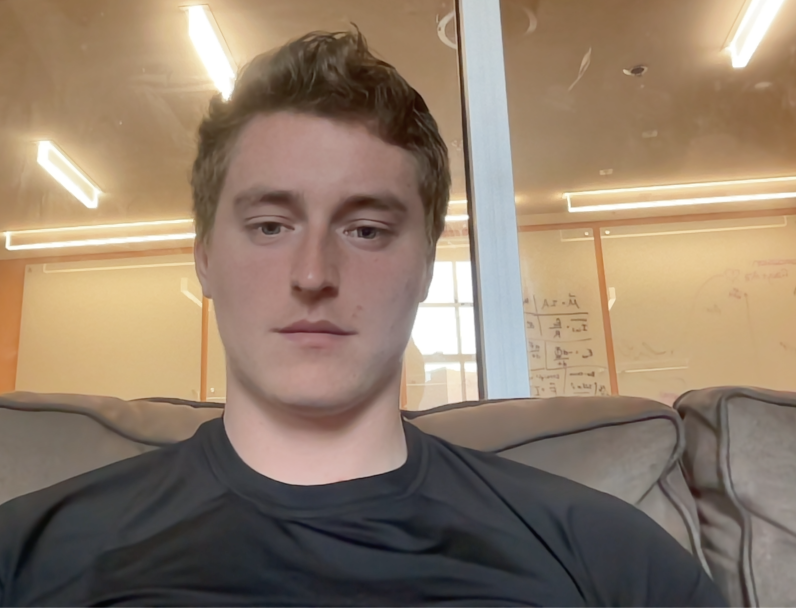
#> input picture facial_detection/example_facial_img.png, 2388 x 1824 px (shown at 1/3 size)
$ jupyter execute --allow-errors facial_detection_example.ipynb
#> lines starting #> are read from the running program, lines starting #| are printed output that depends on the picture
### facial_detection/facial_detection.py
#!/usr/bin/env python2
#
# Example to compare the faces in two images.
# Brandon Amos
# 2015/09/29
#
# Copyright 2015-2016 Carnegie Mellon University
#
# Licensed under the Apache License, Version 2.0 (the "License");
# you may not use this file except in compliance with the License.
# You may obtain a copy of the License at
#
#     http://www.apache.org/licenses/LICENSE-2.0
#
# Unless required by applicable law or agreed to in writing, software
# distributed under the License is distributed on an "AS IS" BASIS,
# WITHOUT WARRANTIES OR CONDITIONS OF ANY KIND, either express or implied.
# See the License for the specific language governing permissions and
# limitations under the License.

import time

start = time.time()

import argparse
import cv2
import itertools
import os

import numpy as np
np.set_printoptions(precision=2)

from PIL import Image
from facenet_pytorch import MTCNN, InceptionResnetV1
import torch


class FacialDetection:

    def __init__(self, visualize=False):
        # mac gpu device
        self.device = "cpu"

        self.mtcnn  = MTCNN(
            image_size=160, margin=0, min_face_size=20,
            thresholds=[0.6, 0.7, 0.7], factor=0.709, post_process=not visualize,
            device=self.device
        )
        self.model = InceptionResnetV1(pretrained='casia-webface').eval().to(self.device)


    # [32 lines left out: functions detect_face, extract_face_box, get_facial_embeddings, not called in this run]


    def get_embedding_distance(self, facial_embedding1, facial_embedding2):
        return (facial_embedding1 - facial_embedding2).norm().item()

### facial_detection/facial_detection_example.ipynb
[cell 1]
from facial_detection import FacialDetection
from PIL import Image

#> (a cell that did not finish here is left out)

[cell 3]
example_img = Image.open('example_facial_img.png').convert('RGB')
example_img.resize((400, 400))
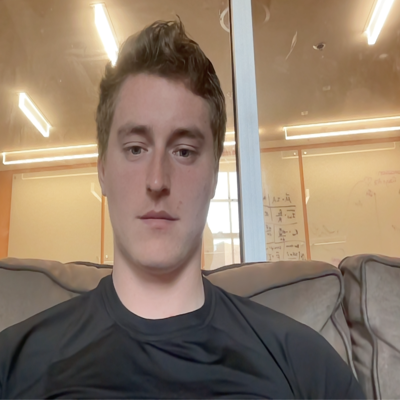
#> Out: PIL image 400x400 RGB; mean R, G, B 144.5, 125.3, 106.6

[cell 4]
example_img_2 = Image.open('example_facial_img2.png').convert('RGB')
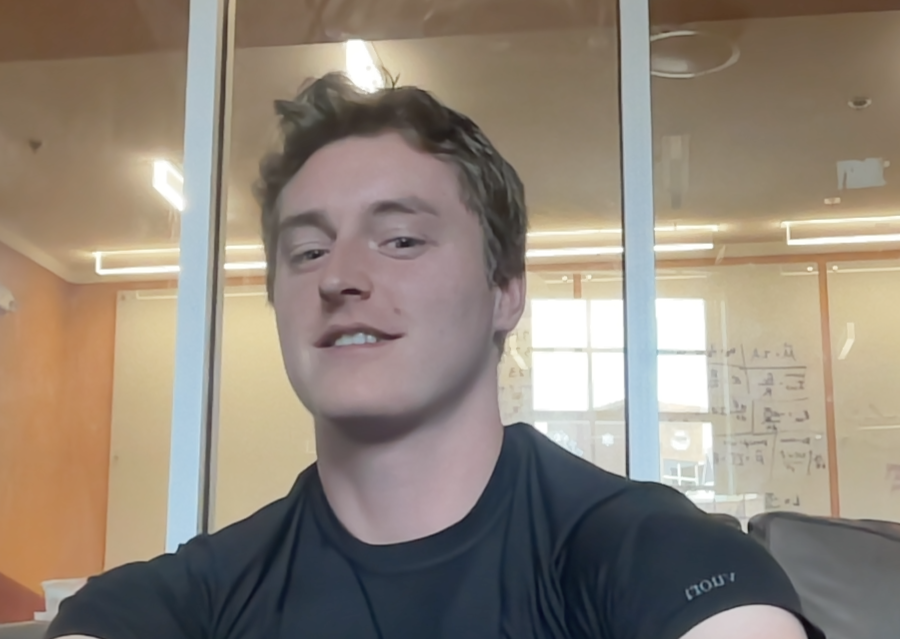
#> input picture facial_detection/example_facial_img2.png, 1800 x 1278 px (shown at 1/2 size)
example_img_2.resize((400,400))
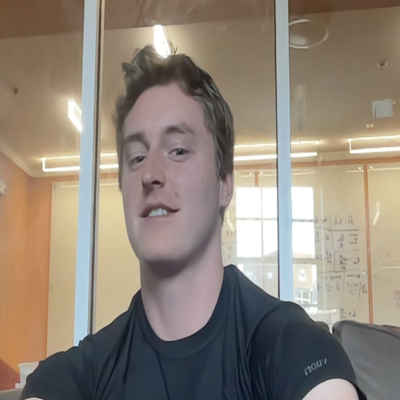
#> Out: PIL image 400x400 RGB; mean R, G, B 143.8, 132.5, 120

[cell 5]
import matplotlib.pyplot as plt
#> (the rest of this cell did not finish here and is left out)

#> (a cell that did not finish here is left out)

detected_face = facial_detection.detect_face(example_img)
embedding = facial_detection.get_facial_embeddings(detected_face)

#> (a cell that did not finish here is left out)

#> (a cell that did not finish here is left out)

#> (a cell that did not finish here is left out)

[cell 10]
example_img_stephen = Image.open('example_facial_stephen.png').convert('RGB')
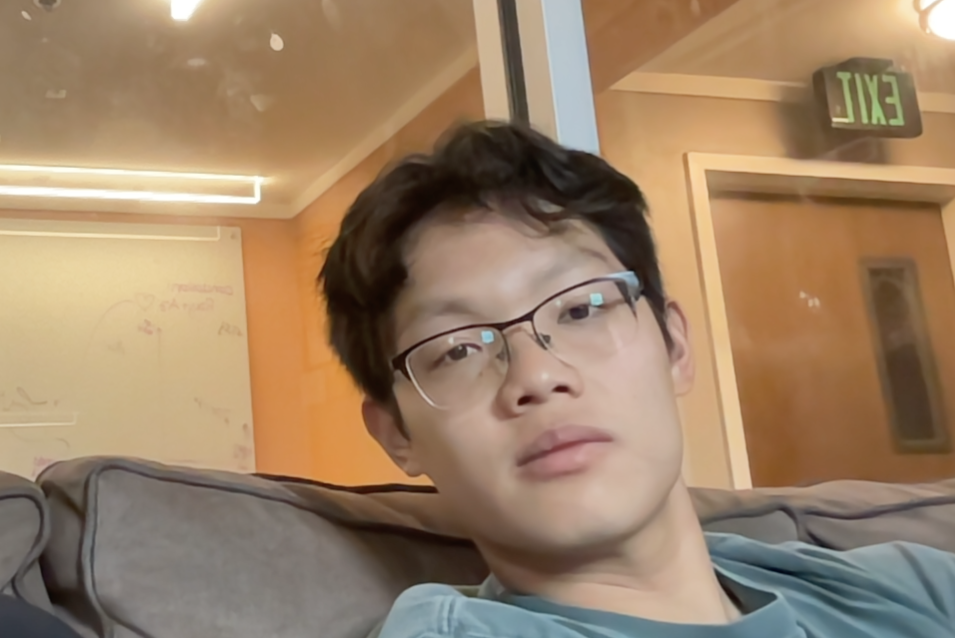
#> input picture facial_detection/example_facial_stephen.png, 1910 x 1276 px (shown at 1/2 size)
example_img_stephen.resize((400, 400))
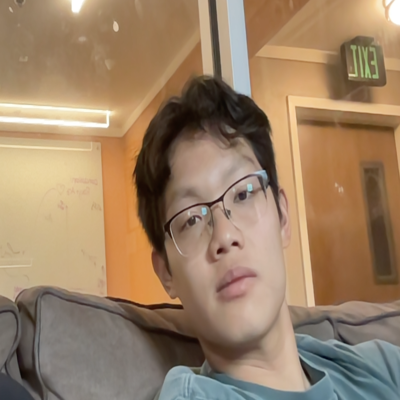
#> Out: PIL image 400x400 RGB; mean R, G, B 155.3, 129.4, 102.4

#> (a cell that did not finish here is left out)

#> (a cell that did not finish here is left out)

#> (a cell that did not finish here is left out)

[cell 14]
amog = Image.open('amog.png').convert('RGB')
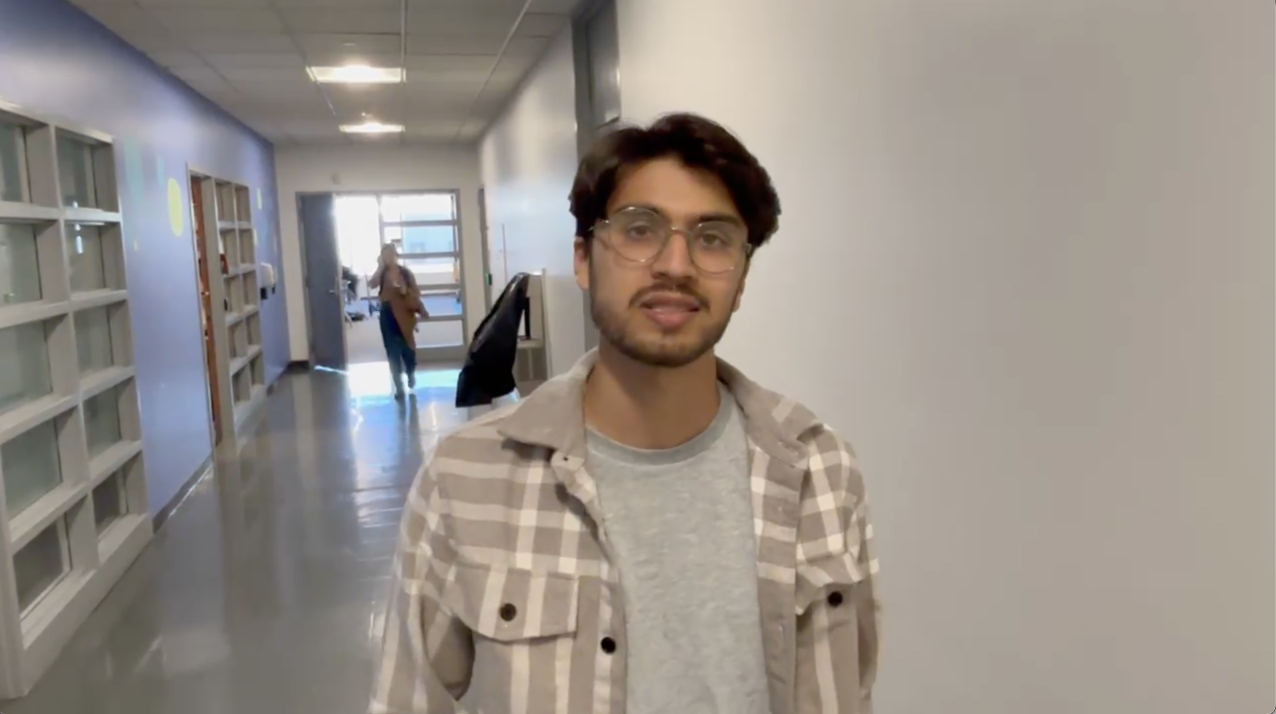
#> input picture facial_detection/amog.png, 2552 x 1428 px (shown at 1/2 size)

#> (the rest of this cell did not finish here and is left out)


import matplotlib.pyplot as plt
detected_face = facial_detection.detect_face(amog)

plt.imshow(detected_face[0].permute(1, 2, 0).int().numpy())
plt.axis('off')
plt.show()
